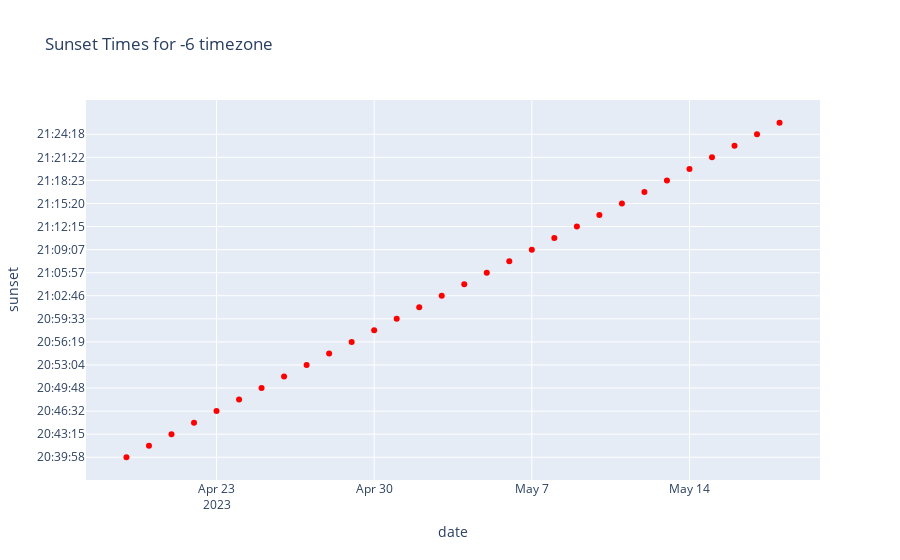
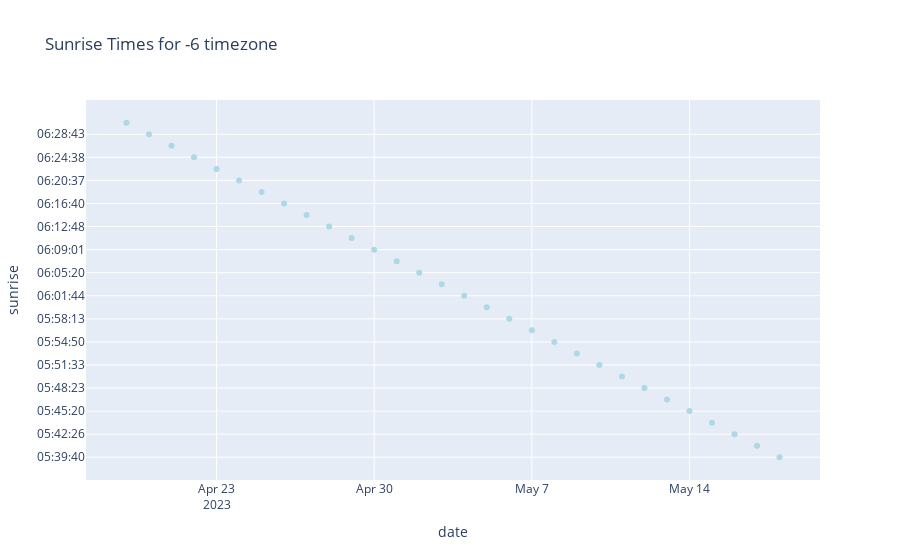
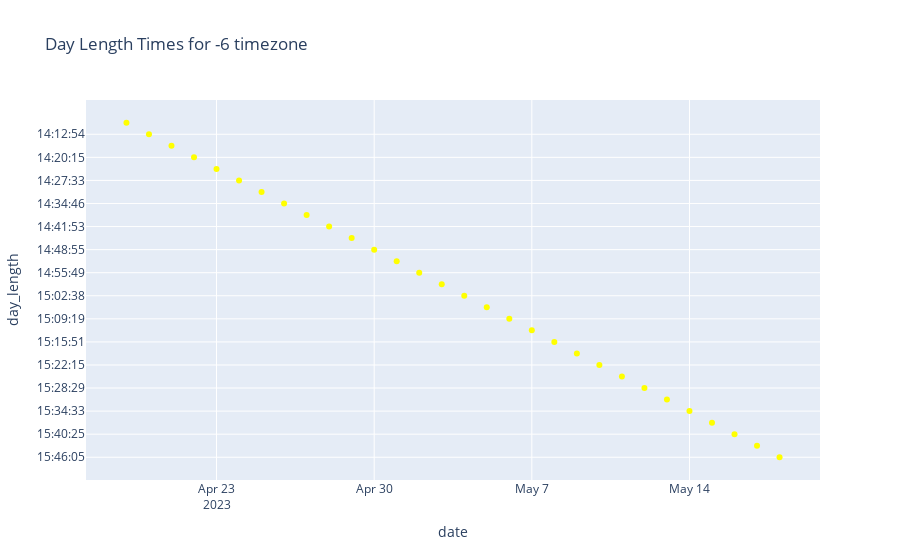

Source (notebook cell) for these figures, in order:
### Markdown cell above
From the information we gathered, we can now see _scatterplots_ for `sunrise`, `sunset`, and `day_length` values for our chosen timezone and day lengths.

### Code cell
sunset_fig = px.scatter(df, x='date', y='sunset', title=f'Sunset Times for {offset_hours} timezone', color='sunset').update_layout(showlegend=False)
if (df['sunrise'][0] > df['sunrise'][1]):
    sunset_fig = sunset_fig.update_layout(yaxis=dict(autorange='reversed'))
sunset_fig = sunset_fig.update_traces(marker_color='red').show()

sunrise_fig = px.scatter(df, x='date', y='sunrise', title=f'Sunrise Times for {offset_hours} timezone', color='sunrise').update_layout(showlegend=False)
if (df['sunset'][0] > df['sunset'][1]):
    sunrise_fig = sunrise_fig.update_layout(yaxis=dict(autorange='reversed'))
sunrise_fig = sunrise_fig.update_traces(marker_color='lightblue').show()

total_length = px.scatter(df, x='date', y='day_length', title=f'Day Length Times for {offset_hours} timezone', color='day_length').update_layout(showlegend=False)
if (df['day_length'][0] > df['day_length'][1]):
    total_length = total_length.update_layout(yaxis=dict(autorange='reversed'))
total_length = total_length.update_traces(marker_color='yellow').show()

### Figure 1 — Plotly figure (JSON) as saved in the notebook; plotly's stock layout.template omitted (floating-point values rounded to 4 significant figures)
{"data": [{"hovertemplate": "sunset=%{y}<br>date=%{x}<extra></extra>", "legendgroup": "20:39:58", "marker": {"color": "red", "symbol": "circle"}, "mode": "markers", "name": "20:39:58", "orientation": "v", "showlegend": true, "type": "scatter", "x": ["2023-04-19"], "xaxis": "x", "y": ["20:39:58"], "yaxis": "y"}, {"hovertemplate": "sunset=%{y}<br>date=%{x}<extra></extra>", "legendgroup": "20:41:37", "marker": {"color": "red", "symbol": "circle"}, "mode": "markers", "name": "20:41:37", "orientation": "v", "showlegend": true, "type": "scatter", "x": ["2023-04-20"], "xaxis": "x", "y": ["20:41:37"], "yaxis": "y"}, {"hovertemplate": "sunset=%{y}<br>date=%{x}<extra></extra>", "legendgroup": "20:43:15", "marker": {"color": "red", "symbol": "circle"}, "mode": "markers", "name": "20:43:15", "orientation": "v", "showlegend": true, "type": "scatter", "x": ["2023-04-21"], "xaxis": "x", "y": ["20:43:15"], "yaxis": "y"}, {"hovertemplate": "sunset=%{y}<br>date=%{x}<extra></extra>", "legendgroup": "20:44:53", "marker": {"color": "red", "symbol": "circle"}, "mode": "markers", "name": "20:44:53", "orientation": "v", "showlegend": true, "type": "scatter", "x": ["2023-04-22"], "xaxis": "x", "y": ["20:44:53"], "yaxis": "y"}, {"hovertemplate": "sunset=%{y}<br>date=%{x}<extra></extra>", "legendgroup": "20:46:32", "marker": {"color": "red", "symbol": "circle"}, "mode": "markers", "name": "20:46:32", "orientation": "v", "showlegend": true, "type": "scatter", "x": ["2023-04-23"], "xaxis": "x", "y": ["20:46:32"], "yaxis": "y"}, {"hovertemplate": "sunset=%{y}<br>date=%{x}<extra></extra>", "legendgroup": "20:48:10", "marker": {"color": "red", "symbol": "circle"}, "mode": "markers", "name": "20:48:10", "orientation": "v", "showlegend": true, "type": "scatter", "x": ["2023-04-24"], "xaxis": "x", "y": ["20:48:10"], "yaxis": "y"}, {"hovertemplate": "sunset=%{y}<br>date=%{x}<extra></extra>", "legendgroup": "20:49:48", "marker": {"color": "red", "symbol": "circle"}, "mode": "markers", "name": "20:49:48", "orientation": "v", "showlegend": true, "type": "scatter", "x": ["2023-04-25"], "xaxis": "x", "y": ["20:49:48"], "yaxis": "y"}, {"hovertemplate": "sunset=%{y}<br>date=%{x}<extra></extra>", "legendgroup": "20:51:26", "marker": {"color": "red", "symbol": "circle"}, "mode": "markers", "name": "20:51:26", "orientation": "v", "showlegend": true, "type": "scatter", "x": ["2023-04-26"], "xaxis": "x", "y": ["20:51:26"], "yaxis": "y"}, {"hovertemplate": "sunset=%{y}<br>date=%{x}<extra></extra>", "legendgroup": "20:53:04", "marker": {"color": "red", "symbol": "circle"}, "mode": "markers", "name": "20:53:04", "orientation": "v", "showlegend": true, "type": "scatter", "x": ["2023-04-27"], "xaxis": "x", "y": ["20:53:04"], "yaxis": "y"}, {"hovertemplate": "sunset=%{y}<br>date=%{x}<extra></extra>", "legendgroup": "20:54:41", "marker": {"color": "red", "symbol": "circle"}, "mode": "markers", "name": "20:54:41", "orientation": "v", "showlegend": true, "type": "scatter", "x": ["2023-04-28"], "xaxis": "x", "y": ["20:54:41"], "yaxis": "y"}, {"hovertemplate": "sunset=%{y}<br>date=%{x}<extra></extra>", "legendgroup": "20:56:19", "marker": {"color": "red", "symbol": "circle"}, "mode": "markers", "name": "20:56:19", "orientation": "v", "showlegend": true, "type": "scatter", "x": ["2023-04-29"], "xaxis": "x", "y": ["20:56:19"], "yaxis": "y"}, {"hovertemplate": "sunset=%{y}<br>date=%{x}<extra></extra>", "legendgroup": "20:57:56", "marker": {"color": "red", "symbol": "circle"}, "mode": "markers", "name": "20:57:56", "orientation": "v", "showlegend": true, "type": "scatter", "x": ["2023-04-30"], "xaxis": "x", "y": ["20:57:56"], "yaxis": "y"}, {"hovertemplate": "sunset=%{y}<br>date=%{x}<extra></extra>", "legendgroup": "20:59:33", "marker": {"color": "red", "symbol": "circle"}, "mode": "markers", "name": "20:59:33", "orientation": "v", "showlegend": true, "type": "scatter", "x": ["2023-05-01"], "xaxis": "x", "y": ["20:59:33"], "yaxis": "y"}, {"hovertemplate": "sunset=%{y}<br>date=%{x}<extra></extra>", "legendgroup": "21:01:09", "marker": {"color": "red", "symbol": "circle"}, "mode": "markers", "name": "21:01:09", "orientation": "v", "showlegend": true, "type": "scatter", "x": ["2023-05-02"], "xaxis": "x", "y": ["21:01:09"], "yaxis": "y"}, {"hovertemplate": "sunset=%{y}<br>date=%{x}<extra></extra>", "legendgroup": "21:02:46", "marker": {"color": "red", "symbol": "circle"}, "mode": "markers", "name": "21:02:46", "orientation": "v", "showlegend": true, "type": "scatter", "x": ["2023-05-03"], "xaxis": "x", "y": ["21:02:46"], "yaxis": "y"}, {"hovertemplate": "sunset=%{y}<br>date=%{x}<extra></extra>", "legendgroup": "21:04:22", "marker": {"color": "red", "symbol": "circle"}, "mode": "markers", "name": "21:04:22", "orientation": "v", "showlegend": true, "type": "scatter", "x": ["2023-05-04"], "xaxis": "x", "y": ["21:04:22"], "yaxis": "y"}, {"hovertemplate": "sunset=%{y}<br>date=%{x}<extra></extra>", "legendgroup": "21:05:57", "marker": {"color": "red", "symbol": "circle"}, "mode": "markers", "name": "21:05:57", "orientation": "v", "showlegend": true, "type": "scatter", "x": ["2023-05-05"], "xaxis": "x", "y": ["21:05:57"], "yaxis": "y"}, {"hovertemplate": "sunset=%{y}<br>date=%{x}<extra></extra>", "legendgroup": "21:07:32", "marker": {"color": "red", "symbol": "circle"}, "mode": "markers", "name": "21:07:32", "orientation": "v", "showlegend": true, "type": "scatter", "x": ["2023-05-06"], "xaxis": "x", "y": ["21:07:32"], "yaxis": "y"}, {"hovertemplate": "sunset=%{y}<br>date=%{x}<extra></extra>", "legendgroup": "21:09:07", "marker": {"color": "red", "symbol": "circle"}, "mode": "markers", "name": "21:09:07", "orientation": "v", "showlegend": true, "type": "scatter", "x": ["2023-05-07"], "xaxis": "x", "y": ["21:09:07"], "yaxis": "y"}, {"hovertemplate": "sunset=%{y}<br>date=%{x}<extra></extra>", "legendgroup": "21:10:41", "marker": {"color": "red", "symbol": "circle"}, "mode": "markers", "name": "21:10:41", "orientation": "v", "showlegend": true, "type": "scatter", "x": ["2023-05-08"], "xaxis": "x", "y": ["21:10:41"], "yaxis": "y"}, {"hovertemplate": "sunset=%{y}<br>date=%{x}<extra></extra>", "legendgroup": "21:12:15", "marker": {"color": "red", "symbol": "circle"}, "mode": "markers", "name": "21:12:15", "orientation": "v", "showlegend": true, "type": "scatter", "x": ["2023-05-09"], "xaxis": "x", "y": ["21:12:15"], "yaxis": "y"}, {"hovertemplate": "sunset=%{y}<br>date=%{x}<extra></extra>", "legendgroup": "21:13:48", "marker": {"color": "red", "symbol": "circle"}, "mode": "markers", "name": "21:13:48", "orientation": "v", "showlegend": true, "type": "scatter", "x": ["2023-05-10"], "xaxis": "x", "y": ["21:13:48"], "yaxis": "y"}, {"hovertemplate": "sunset=%{y}<br>date=%{x}<extra></extra>", "legendgroup": "21:15:20", "marker": {"color": "red", "symbol": "circle"}, "mode": "markers", "name": "21:15:20", "orientation": "v", "showlegend": true, "type": "scatter", "x": ["2023-05-11"], "xaxis": "x", "y": ["21:15:20"], "yaxis": "y"}, {"hovertemplate": "sunset=%{y}<br>date=%{x}<extra></extra>", "legendgroup": "21:16:52", "marker": {"color": "red", "symbol": "circle"}, "mode": "markers", "name": "21:16:52", "orientation": "v", "showlegend": true, "type": "scatter", "x": ["2023-05-12"], "xaxis": "x", "y": ["21:16:52"], "yaxis": "y"}, {"hovertemplate": "sunset=%{y}<br>date=%{x}<extra></extra>", "legendgroup": "21:18:23", "marker": {"color": "red", "symbol": "circle"}, "mode": "markers", "name": "21:18:23", "orientation": "v", "showlegend": true, "type": "scatter", "x": ["2023-05-13"], "xaxis": "x", "y": ["21:18:23"], "yaxis": "y"}, {"hovertemplate": "sunset=%{y}<br>date=%{x}<extra></extra>", "legendgroup": "21:19:53", "marker": {"color": "red", "symbol": "circle"}, "mode": "markers", "name": "21:19:53", "orientation": "v", "showlegend": true, "type": "scatter", "x": ["2023-05-14"], "xaxis": "x", "y": ["21:19:53"], "yaxis": "y"}, {"hovertemplate": "sunset=%{y}<br>date=%{x}<extra></extra>", "legendgroup": "21:21:22", "marker": {"color": "red", "symbol": "circle"}, "mode": "markers", "name": "21:21:22", "orientation": "v", "showlegend": true, "type": "scatter", "x": ["2023-05-15"], "xaxis": "x", "y": ["21:21:22"], "yaxis": "y"}, {"hovertemplate": "sunset=%{y}<br>date=%{x}<extra></extra>", "legendgroup": "21:22:51", "marker": {"color": "red", "symbol": "circle"}, "mode": "markers", "name": "21:22:51", "orientation": "v", "showlegend": true, "type": "scatter", "x": ["2023-05-16"], "xaxis": "x", "y": ["21:22:51"], "yaxis": "y"}, {"hovertemplate": "sunset=%{y}<br>date=%{x}<extra></extra>", "legendgroup": "21:24:18", "marker": {"color": "red", "symbol": "circle"}, "mode": "markers", "name": "21:24:18", "orientation": "v", "showlegend": true, "type": "scatter", "x": ["2023-05-17"], "xaxis": "x", "y": ["21:24:18"], "yaxis": "y"}, {"hovertemplate": "sunset=%{y}<br>date=%{x}<extra></extra>", "legendgroup": "21:25:45", "marker": {"color": "red", "symbol": "circle"}, "mode": "markers", "name": "21:25:45", "orientation": "v", "showlegend": true, "type": "scatter", "x": ["2023-05-18"], "xaxis": "x", "y": ["21:25:45"], "yaxis": "y"}], "layout": {"legend": {"title": {"text": "sunset"}, "tracegroupgap": 0}, "showlegend": false, "title": {"text": "Sunset Times for -6 timezone"}, "xaxis": {"anchor": "y", "domain": [0, 1], "title": {"text": "date"}}, "yaxis": {"anchor": "x", "autorange": "reversed", "categoryarray": ["21:25:45", "21:24:18", "21:22:51", "21:21:22", "21:19:53", "21:18:23", "21:16:52", "21:15:20", "21:13:48", "21:12:15", "21:10:41", "21:09:07", "21:07:32", "21:05:57", "21:04:22", "21:02:46", "21:01:09", "20:59:33", "20:57:56", "20:56:19", "20:54:41", "20:53:04", "20:51:26", "20:49:48", "20:48:10", "20:46:32", "20:44:53", "20:43:15", "20:41:37", "20:39:58"], "categoryorder": "array", "domain": [0, 1], "title": {"text": "sunset"}}}}

### Figure 2 — Plotly figure (JSON) as saved in the notebook; plotly's stock layout.template omitted (floating-point values rounded to 4 significant figures)
{"data": [{"hovertemplate": "sunrise=%{y}<br>date=%{x}<extra></extra>", "legendgroup": "06:30:46", "marker": {"color": "lightblue", "symbol": "circle"}, "mode": "markers", "name": "06:30:46", "orientation": "v", "showlegend": true, "type": "scatter", "x": ["2023-04-19"], "xaxis": "x", "y": ["06:30:46"], "yaxis": "y"}, {"hovertemplate": "sunrise=%{y}<br>date=%{x}<extra></extra>", "legendgroup": "06:28:43", "marker": {"color": "lightblue", "symbol": "circle"}, "mode": "markers", "name": "06:28:43", "orientation": "v", "showlegend": true, "type": "scatter", "x": ["2023-04-20"], "xaxis": "x", "y": ["06:28:43"], "yaxis": "y"}, {"hovertemplate": "sunrise=%{y}<br>date=%{x}<extra></extra>", "legendgroup": "06:26:40", "marker": {"color": "lightblue", "symbol": "circle"}, "mode": "markers", "name": "06:26:40", "orientation": "v", "showlegend": true, "type": "scatter", "x": ["2023-04-21"], "xaxis": "x", "y": ["06:26:40"], "yaxis": "y"}, {"hovertemplate": "sunrise=%{y}<br>date=%{x}<extra></extra>", "legendgroup": "06:24:38", "marker": {"color": "lightblue", "symbol": "circle"}, "mode": "markers", "name": "06:24:38", "orientation": "v", "showlegend": true, "type": "scatter", "x": ["2023-04-22"], "xaxis": "x", "y": ["06:24:38"], "yaxis": "y"}, {"hovertemplate": "sunrise=%{y}<br>date=%{x}<extra></extra>", "legendgroup": "06:22:37", "marker": {"color": "lightblue", "symbol": "circle"}, "mode": "markers", "name": "06:22:37", "orientation": "v", "showlegend": true, "type": "scatter", "x": ["2023-04-23"], "xaxis": "x", "y": ["06:22:37"], "yaxis": "y"}, {"hovertemplate": "sunrise=%{y}<br>date=%{x}<extra></extra>", "legendgroup": "06:20:37", "marker": {"color": "lightblue", "symbol": "circle"}, "mode": "markers", "name": "06:20:37", "orientation": "v", "showlegend": true, "type": "scatter", "x": ["2023-04-24"], "xaxis": "x", "y": ["06:20:37"], "yaxis": "y"}, {"hovertemplate": "sunrise=%{y}<br>date=%{x}<extra></extra>", "legendgroup": "06:18:38", "marker": {"color": "lightblue", "symbol": "circle"}, "mode": "markers", "name": "06:18:38", "orientation": "v", "showlegend": true, "type": "scatter", "x": ["2023-04-25"], "xaxis": "x", "y": ["06:18:38"], "yaxis": "y"}, {"hovertemplate": "sunrise=%{y}<br>date=%{x}<extra></extra>", "legendgroup": "06:16:40", "marker": {"color": "lightblue", "symbol": "circle"}, "mode": "markers", "name": "06:16:40", "orientation": "v", "showlegend": true, "type": "scatter", "x": ["2023-04-26"], "xaxis": "x", "y": ["06:16:40"], "yaxis": "y"}, {"hovertemplate": "sunrise=%{y}<br>date=%{x}<extra></extra>", "legendgroup": "06:14:44", "marker": {"color": "lightblue", "symbol": "circle"}, "mode": "markers", "name": "06:14:44", "orientation": "v", "showlegend": true, "type": "scatter", "x": ["2023-04-27"], "xaxis": "x", "y": ["06:14:44"], "yaxis": "y"}, {"hovertemplate": "sunrise=%{y}<br>date=%{x}<extra></extra>", "legendgroup": "06:12:48", "marker": {"color": "lightblue", "symbol": "circle"}, "mode": "markers", "name": "06:12:48", "orientation": "v", "showlegend": true, "type": "scatter", "x": ["2023-04-28"], "xaxis": "x", "y": ["06:12:48"], "yaxis": "y"}, {"hovertemplate": "sunrise=%{y}<br>date=%{x}<extra></extra>", "legendgroup": "06:10:54", "marker": {"color": "lightblue", "symbol": "circle"}, "mode": "markers", "name": "06:10:54", "orientation": "v", "showlegend": true, "type": "scatter", "x": ["2023-04-29"], "xaxis": "x", "y": ["06:10:54"], "yaxis": "y"}, {"hovertemplate": "sunrise=%{y}<br>date=%{x}<extra></extra>", "legendgroup": "06:09:01", "marker": {"color": "lightblue", "symbol": "circle"}, "mode": "markers", "name": "06:09:01", "orientation": "v", "showlegend": true, "type": "scatter", "x": ["2023-04-30"], "xaxis": "x", "y": ["06:09:01"], "yaxis": "y"}, {"hovertemplate": "sunrise=%{y}<br>date=%{x}<extra></extra>", "legendgroup": "06:07:10", "marker": {"color": "lightblue", "symbol": "circle"}, "mode": "markers", "name": "06:07:10", "orientation": "v", "showlegend": true, "type": "scatter", "x": ["2023-05-01"], "xaxis": "x", "y": ["06:07:10"], "yaxis": "y"}, {"hovertemplate": "sunrise=%{y}<br>date=%{x}<extra></extra>", "legendgroup": "06:05:20", "marker": {"color": "lightblue", "symbol": "circle"}, "mode": "markers", "name": "06:05:20", "orientation": "v", "showlegend": true, "type": "scatter", "x": ["2023-05-02"], "xaxis": "x", "y": ["06:05:20"], "yaxis": "y"}, {"hovertemplate": "sunrise=%{y}<br>date=%{x}<extra></extra>", "legendgroup": "06:03:31", "marker": {"color": "lightblue", "symbol": "circle"}, "mode": "markers", "name": "06:03:31", "orientation": "v", "showlegend": true, "type": "scatter", "x": ["2023-05-03"], "xaxis": "x", "y": ["06:03:31"], "yaxis": "y"}, {"hovertemplate": "sunrise=%{y}<br>date=%{x}<extra></extra>", "legendgroup": "06:01:44", "marker": {"color": "lightblue", "symbol": "circle"}, "mode": "markers", "name": "06:01:44", "orientation": "v", "showlegend": true, "type": "scatter", "x": ["2023-05-04"], "xaxis": "x", "y": ["06:01:44"], "yaxis": "y"}, {"hovertemplate": "sunrise=%{y}<br>date=%{x}<extra></extra>", "legendgroup": "05:59:58", "marker": {"color": "lightblue", "symbol": "circle"}, "mode": "markers", "name": "05:59:58", "orientation": "v", "showlegend": true, "type": "scatter", "x": ["2023-05-05"], "xaxis": "x", "y": ["05:59:58"], "yaxis": "y"}, {"hovertemplate": "sunrise=%{y}<br>date=%{x}<extra></extra>", "legendgroup": "05:58:13", "marker": {"color": "lightblue", "symbol": "circle"}, "mode": "markers", "name": "05:58:13", "orientation": "v", "showlegend": true, "type": "scatter", "x": ["2023-05-06"], "xaxis": "x", "y": ["05:58:13"], "yaxis": "y"}, {"hovertemplate": "sunrise=%{y}<br>date=%{x}<extra></extra>", "legendgroup": "05:56:31", "marker": {"color": "lightblue", "symbol": "circle"}, "mode": "markers", "name": "05:56:31", "orientation": "v", "showlegend": true, "type": "scatter", "x": ["2023-05-07"], "xaxis": "x", "y": ["05:56:31"], "yaxis": "y"}, {"hovertemplate": "sunrise=%{y}<br>date=%{x}<extra></extra>", "legendgroup": "05:54:50", "marker": {"color": "lightblue", "symbol": "circle"}, "mode": "markers", "name": "05:54:50", "orientation": "v", "showlegend": true, "type": "scatter", "x": ["2023-05-08"], "xaxis": "x", "y": ["05:54:50"], "yaxis": "y"}, {"hovertemplate": "sunrise=%{y}<br>date=%{x}<extra></extra>", "legendgroup": "05:53:10", "marker": {"color": "lightblue", "symbol": "circle"}, "mode": "markers", "name": "05:53:10", "orientation": "v", "showlegend": true, "type": "scatter", "x": ["2023-05-09"], "xaxis": "x", "y": ["05:53:10"], "yaxis": "y"}, {"hovertemplate": "sunrise=%{y}<br>date=%{x}<extra></extra>", "legendgroup": "05:51:33", "marker": {"color": "lightblue", "symbol": "circle"}, "mode": "markers", "name": "05:51:33", "orientation": "v", "showlegend": true, "type": "scatter", "x": ["2023-05-10"], "xaxis": "x", "y": ["05:51:33"], "yaxis": "y"}, {"hovertemplate": "sunrise=%{y}<br>date=%{x}<extra></extra>", "legendgroup": "05:49:57", "marker": {"color": "lightblue", "symbol": "circle"}, "mode": "markers", "name": "05:49:57", "orientation": "v", "showlegend": true, "type": "scatter", "x": ["2023-05-11"], "xaxis": "x", "y": ["05:49:57"], "yaxis": "y"}, {"hovertemplate": "sunrise=%{y}<br>date=%{x}<extra></extra>", "legendgroup": "05:48:23", "marker": {"color": "lightblue", "symbol": "circle"}, "mode": "markers", "name": "05:48:23", "orientation": "v", "showlegend": true, "type": "scatter", "x": ["2023-05-12"], "xaxis": "x", "y": ["05:48:23"], "yaxis": "y"}, {"hovertemplate": "sunrise=%{y}<br>date=%{x}<extra></extra>", "legendgroup": "05:46:51", "marker": {"color": "lightblue", "symbol": "circle"}, "mode": "markers", "name": "05:46:51", "orientation": "v", "showlegend": true, "type": "scatter", "x": ["2023-05-13"], "xaxis": "x", "y": ["05:46:51"], "yaxis": "y"}, {"hovertemplate": "sunrise=%{y}<br>date=%{x}<extra></extra>", "legendgroup": "05:45:20", "marker": {"color": "lightblue", "symbol": "circle"}, "mode": "markers", "name": "05:45:20", "orientation": "v", "showlegend": true, "type": "scatter", "x": ["2023-05-14"], "xaxis": "x", "y": ["05:45:20"], "yaxis": "y"}, {"hovertemplate": "sunrise=%{y}<br>date=%{x}<extra></extra>", "legendgroup": "05:43:52", "marker": {"color": "lightblue", "symbol": "circle"}, "mode": "markers", "name": "05:43:52", "orientation": "v", "showlegend": true, "type": "scatter", "x": ["2023-05-15"], "xaxis": "x", "y": ["05:43:52"], "yaxis": "y"}, {"hovertemplate": "sunrise=%{y}<br>date=%{x}<extra></extra>", "legendgroup": "05:42:26", "marker": {"color": "lightblue", "symbol": "circle"}, "mode": "markers", "name": "05:42:26", "orientation": "v", "showlegend": true, "type": "scatter", "x": ["2023-05-16"], "xaxis": "x", "y": ["05:42:26"], "yaxis": "y"}, {"hovertemplate": "sunrise=%{y}<br>date=%{x}<extra></extra>", "legendgroup": "05:41:02", "marker": {"color": "lightblue", "symbol": "circle"}, "mode": "markers", "name": "05:41:02", "orientation": "v", "showlegend": true, "type": "scatter", "x": ["2023-05-17"], "xaxis": "x", "y": ["05:41:02"], "yaxis": "y"}, {"hovertemplate": "sunrise=%{y}<br>date=%{x}<extra></extra>", "legendgroup": "05:39:40", "marker": {"color": "lightblue", "symbol": "circle"}, "mode": "markers", "name": "05:39:40", "orientation": "v", "showlegend": true, "type": "scatter", "x": ["2023-05-18"], "xaxis": "x", "y": ["05:39:40"], "yaxis": "y"}], "layout": {"legend": {"title": {"text": "sunrise"}, "tracegroupgap": 0}, "showlegend": false, "title": {"text": "Sunrise Times for -6 timezone"}, "xaxis": {"anchor": "y", "domain": [0, 1], "title": {"text": "date"}}, "yaxis": {"anchor": "x", "categoryarray": ["05:39:40", "05:41:02", "05:42:26", "05:43:52", "05:45:20", "05:46:51", "05:48:23", "05:49:57", "05:51:33", "05:53:10", "05:54:50", "05:56:31", "05:58:13", "05:59:58", "06:01:44", "06:03:31", "06:05:20", "06:07:10", "06:09:01", "06:10:54", "06:12:48", "06:14:44", "06:16:40", "06:18:38", "06:20:37", "06:22:37", "06:24:38", "06:26:40", "06:28:43", "06:30:46"], "categoryorder": "array", "domain": [0, 1], "title": {"text": "sunrise"}}}}

### Figure 3 — Plotly figure (JSON) as saved in the notebook; plotly's stock layout.template omitted (floating-point values rounded to 4 significant figures)
{"data": [{"hovertemplate": "day_length=%{y}<br>date=%{x}<extra></extra>", "legendgroup": "14:09:12", "marker": {"color": "yellow", "symbol": "circle"}, "mode": "markers", "name": "14:09:12", "orientation": "v", "showlegend": true, "type": "scatter", "x": ["2023-04-19"], "xaxis": "x", "y": ["14:09:12"], "yaxis": "y"}, {"hovertemplate": "day_length=%{y}<br>date=%{x}<extra></extra>", "legendgroup": "14:12:54", "marker": {"color": "yellow", "symbol": "circle"}, "mode": "markers", "name": "14:12:54", "orientation": "v", "showlegend": true, "type": "scatter", "x": ["2023-04-20"], "xaxis": "x", "y": ["14:12:54"], "yaxis": "y"}, {"hovertemplate": "day_length=%{y}<br>date=%{x}<extra></extra>", "legendgroup": "14:16:35", "marker": {"color": "yellow", "symbol": "circle"}, "mode": "markers", "name": "14:16:35", "orientation": "v", "showlegend": true, "type": "scatter", "x": ["2023-04-21"], "xaxis": "x", "y": ["14:16:35"], "yaxis": "y"}, {"hovertemplate": "day_length=%{y}<br>date=%{x}<extra></extra>", "legendgroup": "14:20:15", "marker": {"color": "yellow", "symbol": "circle"}, "mode": "markers", "name": "14:20:15", "orientation": "v", "showlegend": true, "type": "scatter", "x": ["2023-04-22"], "xaxis": "x", "y": ["14:20:15"], "yaxis": "y"}, {"hovertemplate": "day_length=%{y}<br>date=%{x}<extra></extra>", "legendgroup": "14:23:55", "marker": {"color": "yellow", "symbol": "circle"}, "mode": "markers", "name": "14:23:55", "orientation": "v", "showlegend": true, "type": "scatter", "x": ["2023-04-23"], "xaxis": "x", "y": ["14:23:55"], "yaxis": "y"}, {"hovertemplate": "day_length=%{y}<br>date=%{x}<extra></extra>", "legendgroup": "14:27:33", "marker": {"color": "yellow", "symbol": "circle"}, "mode": "markers", "name": "14:27:33", "orientation": "v", "showlegend": true, "type": "scatter", "x": ["2023-04-24"], "xaxis": "x", "y": ["14:27:33"], "yaxis": "y"}, {"hovertemplate": "day_length=%{y}<br>date=%{x}<extra></extra>", "legendgroup": "14:31:10", "marker": {"color": "yellow", "symbol": "circle"}, "mode": "markers", "name": "14:31:10", "orientation": "v", "showlegend": true, "type": "scatter", "x": ["2023-04-25"], "xaxis": "x", "y": ["14:31:10"], "yaxis": "y"}, {"hovertemplate": "day_length=%{y}<br>date=%{x}<extra></extra>", "legendgroup": "14:34:46", "marker": {"color": "yellow", "symbol": "circle"}, "mode": "markers", "name": "14:34:46", "orientation": "v", "showlegend": true, "type": "scatter", "x": ["2023-04-26"], "xaxis": "x", "y": ["14:34:46"], "yaxis": "y"}, {"hovertemplate": "day_length=%{y}<br>date=%{x}<extra></extra>", "legendgroup": "14:38:20", "marker": {"color": "yellow", "symbol": "circle"}, "mode": "markers", "name": "14:38:20", "orientation": "v", "showlegend": true, "type": "scatter", "x": ["2023-04-27"], "xaxis": "x", "y": ["14:38:20"], "yaxis": "y"}, {"hovertemplate": "day_length=%{y}<br>date=%{x}<extra></extra>", "legendgroup": "14:41:53", "marker": {"color": "yellow", "symbol": "circle"}, "mode": "markers", "name": "14:41:53", "orientation": "v", "showlegend": true, "type": "scatter", "x": ["2023-04-28"], "xaxis": "x", "y": ["14:41:53"], "yaxis": "y"}, {"hovertemplate": "day_length=%{y}<br>date=%{x}<extra></extra>", "legendgroup": "14:45:25", "marker": {"color": "yellow", "symbol": "circle"}, "mode": "markers", "name": "14:45:25", "orientation": "v", "showlegend": true, "type": "scatter", "x": ["2023-04-29"], "xaxis": "x", "y": ["14:45:25"], "yaxis": "y"}, {"hovertemplate": "day_length=%{y}<br>date=%{x}<extra></extra>", "legendgroup": "14:48:55", "marker": {"color": "yellow", "symbol": "circle"}, "mode": "markers", "name": "14:48:55", "orientation": "v", "showlegend": true, "type": "scatter", "x": ["2023-04-30"], "xaxis": "x", "y": ["14:48:55"], "yaxis": "y"}, {"hovertemplate": "day_length=%{y}<br>date=%{x}<extra></extra>", "legendgroup": "14:52:23", "marker": {"color": "yellow", "symbol": "circle"}, "mode": "markers", "name": "14:52:23", "orientation": "v", "showlegend": true, "type": "scatter", "x": ["2023-05-01"], "xaxis": "x", "y": ["14:52:23"], "yaxis": "y"}, {"hovertemplate": "day_length=%{y}<br>date=%{x}<extra></extra>", "legendgroup": "14:55:49", "marker": {"color": "yellow", "symbol": "circle"}, "mode": "markers", "name": "14:55:49", "orientation": "v", "showlegend": true, "type": "scatter", "x": ["2023-05-02"], "xaxis": "x", "y": ["14:55:49"], "yaxis": "y"}, {"hovertemplate": "day_length=%{y}<br>date=%{x}<extra></extra>", "legendgroup": "14:59:15", "marker": {"color": "yellow", "symbol": "circle"}, "mode": "markers", "name": "14:59:15", "orientation": "v", "showlegend": true, "type": "scatter", "x": ["2023-05-03"], "xaxis": "x", "y": ["14:59:15"], "yaxis": "y"}, {"hovertemplate": "day_length=%{y}<br>date=%{x}<extra></extra>", "legendgroup": "15:02:38", "marker": {"color": "yellow", "symbol": "circle"}, "mode": "markers", "name": "15:02:38", "orientation": "v", "showlegend": true, "type": "scatter", "x": ["2023-05-04"], "xaxis": "x", "y": ["15:02:38"], "yaxis": "y"}, {"hovertemplate": "day_length=%{y}<br>date=%{x}<extra></extra>", "legendgroup": "15:05:59", "marker": {"color": "yellow", "symbol": "circle"}, "mode": "markers", "name": "15:05:59", "orientation": "v", "showlegend": true, "type": "scatter", "x": ["2023-05-05"], "xaxis": "x", "y": ["15:05:59"], "yaxis": "y"}, {"hovertemplate": "day_length=%{y}<br>date=%{x}<extra></extra>", "legendgroup": "15:09:19", "marker": {"color": "yellow", "symbol": "circle"}, "mode": "markers", "name": "15:09:19", "orientation": "v", "showlegend": true, "type": "scatter", "x": ["2023-05-06"], "xaxis": "x", "y": ["15:09:19"], "yaxis": "y"}, {"hovertemplate": "day_length=%{y}<br>date=%{x}<extra></extra>", "legendgroup": "15:12:36", "marker": {"color": "yellow", "symbol": "circle"}, "mode": "markers", "name": "15:12:36", "orientation": "v", "showlegend": true, "type": "scatter", "x": ["2023-05-07"], "xaxis": "x", "y": ["15:12:36"], "yaxis": "y"}, {"hovertemplate": "day_length=%{y}<br>date=%{x}<extra></extra>", "legendgroup": "15:15:51", "marker": {"color": "yellow", "symbol": "circle"}, "mode": "markers", "name": "15:15:51", "orientation": "v", "showlegend": true, "type": "scatter", "x": ["2023-05-08"], "xaxis": "x", "y": ["15:15:51"], "yaxis": "y"}, {"hovertemplate": "day_length=%{y}<br>date=%{x}<extra></extra>", "legendgroup": "15:19:05", "marker": {"color": "yellow", "symbol": "circle"}, "mode": "markers", "name": "15:19:05", "orientation": "v", "showlegend": true, "type": "scatter", "x": ["2023-05-09"], "xaxis": "x", "y": ["15:19:05"], "yaxis": "y"}, {"hovertemplate": "day_length=%{y}<br>date=%{x}<extra></extra>", "legendgroup": "15:22:15", "marker": {"color": "yellow", "symbol": "circle"}, "mode": "markers", "name": "15:22:15", "orientation": "v", "showlegend": true, "type": "scatter", "x": ["2023-05-10"], "xaxis": "x", "y": ["15:22:15"], "yaxis": "y"}, {"hovertemplate": "day_length=%{y}<br>date=%{x}<extra></extra>", "legendgroup": "15:25:23", "marker": {"color": "yellow", "symbol": "circle"}, "mode": "markers", "name": "15:25:23", "orientation": "v", "showlegend": true, "type": "scatter", "x": ["2023-05-11"], "xaxis": "x", "y": ["15:25:23"], "yaxis": "y"}, {"hovertemplate": "day_length=%{y}<br>date=%{x}<extra></extra>", "legendgroup": "15:28:29", "marker": {"color": "yellow", "symbol": "circle"}, "mode": "markers", "name": "15:28:29", "orientation": "v", "showlegend": true, "type": "scatter", "x": ["2023-05-12"], "xaxis": "x", "y": ["15:28:29"], "yaxis": "y"}, {"hovertemplate": "day_length=%{y}<br>date=%{x}<extra></extra>", "legendgroup": "15:31:32", "marker": {"color": "yellow", "symbol": "circle"}, "mode": "markers", "name": "15:31:32", "orientation": "v", "showlegend": true, "type": "scatter", "x": ["2023-05-13"], "xaxis": "x", "y": ["15:31:32"], "yaxis": "y"}, {"hovertemplate": "day_length=%{y}<br>date=%{x}<extra></extra>", "legendgroup": "15:34:33", "marker": {"color": "yellow", "symbol": "circle"}, "mode": "markers", "name": "15:34:33", "orientation": "v", "showlegend": true, "type": "scatter", "x": ["2023-05-14"], "xaxis": "x", "y": ["15:34:33"], "yaxis": "y"}, {"hovertemplate": "day_length=%{y}<br>date=%{x}<extra></extra>", "legendgroup": "15:37:30", "marker": {"color": "yellow", "symbol": "circle"}, "mode": "markers", "name": "15:37:30", "orientation": "v", "showlegend": true, "type": "scatter", "x": ["2023-05-15"], "xaxis": "x", "y": ["15:37:30"], "yaxis": "y"}, {"hovertemplate": "day_length=%{y}<br>date=%{x}<extra></extra>", "legendgroup": "15:40:25", "marker": {"color": "yellow", "symbol": "circle"}, "mode": "markers", "name": "15:40:25", "orientation": "v", "showlegend": true, "type": "scatter", "x": ["2023-05-16"], "xaxis": "x", "y": ["15:40:25"], "yaxis": "y"}, {"hovertemplate": "day_length=%{y}<br>date=%{x}<extra></extra>", "legendgroup": "15:43:16", "marker": {"color": "yellow", "symbol": "circle"}, "mode": "markers", "name": "15:43:16", "orientation": "v", "showlegend": true, "type": "scatter", "x": ["2023-05-17"], "xaxis": "x", "y": ["15:43:16"], "yaxis": "y"}, {"hovertemplate": "day_length=%{y}<br>date=%{x}<extra></extra>", "legendgroup": "15:46:05", "marker": {"color": "yellow", "symbol": "circle"}, "mode": "markers", "name": "15:46:05", "orientation": "v", "showlegend": true, "type": "scatter", "x": ["2023-05-18"], "xaxis": "x", "y": ["15:46:05"], "yaxis": "y"}], "layout": {"legend": {"title": {"text": "day_length"}, "tracegroupgap": 0}, "showlegend": false, "title": {"text": "Day Length Times for -6 timezone"}, "xaxis": {"anchor": "y", "domain": [0, 1], "title": {"text": "date"}}, "yaxis": {"anchor": "x", "categoryarray": ["15:46:05", "15:43:16", "15:40:25", "15:37:30", "15:34:33", "15:31:32", "15:28:29", "15:25:23", "15:22:15", "15:19:05", "15:15:51", "15:12:36", "15:09:19", "15:05:59", "15:02:38", "14:59:15", "14:55:49", "14:52:23", "14:48:55", "14:45:25", "14:41:53", "14:38:20", "14:34:46", "14:31:10", "14:27:33", "14:23:55", "14:20:15", "14:16:35", "14:12:54", "14:09:12"], "categoryorder": "array", "domain": [0, 1], "title": {"text": "day_length"}}}}
